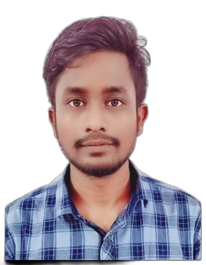
#> input picture resizeImage.png, 206 x 265 px
$ python changePixel.py
#> lines starting #> are read from the running program, lines starting #| are printed output that depends on the picture
from PIL import Image
import easygui
inputPath=easygui.fileopenbox(title="Select input image file")
#> the answer given: resizeImage.png
outputPath=easygui.filesavebox(title="Select saved path")
inputImage=Image.open(inputPath)
#> inputImage is the input picture: PIL image 206x265 RGBA; mean R, G, B, A 73.6, 63.8, 71.5, 137.2
width, height=inputImage.size
#> width = 206; height = 265
print(width,height)
#| 206 265
resizedImage=inputImage.resize((int(width/2),int(height/2)))
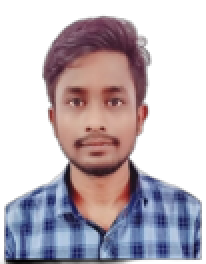
#> resizedImage: PIL image 103x132 RGBA (shown 2 times larger); mean R, G, B, A 74.5, 64.8, 72.5, 137.2; transparent parts drawn white
print(resizedImage.size)
#| (103, 132)
resizedImage.save(outputPath)
